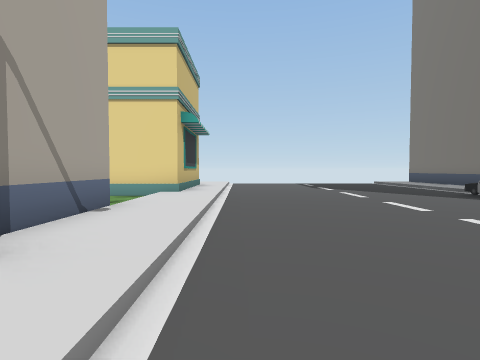
view 1 (above)

17 first-person views from a walk through a Unity game level. The camera is 1.3 m above the floor, tilts 2° down and sees 80° across. The floor is counted in squares, 2 m on a side. Each view is taken from the middle of a square. On the plan, view 1 faces up. The plan holds only what a view shows up to about 9 squares ahead; the rest is blank. The place goes on beyond the plan. The player character is not drawn. Some surface patterns are stand-ins.

view 2
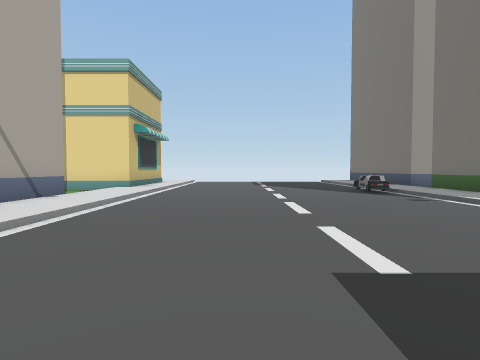

view 3
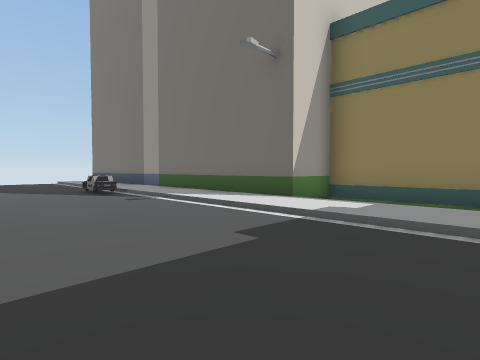

view 4
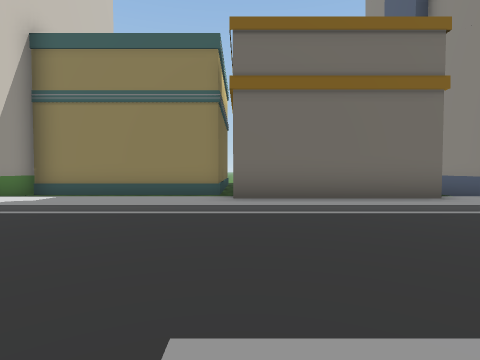

view 5
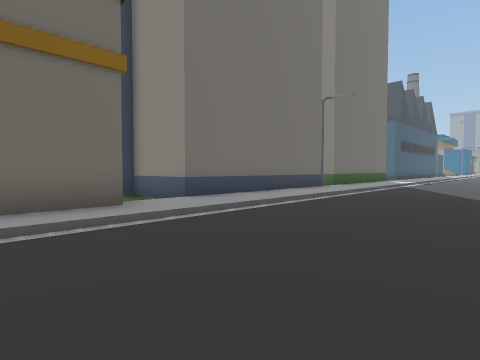

view 6
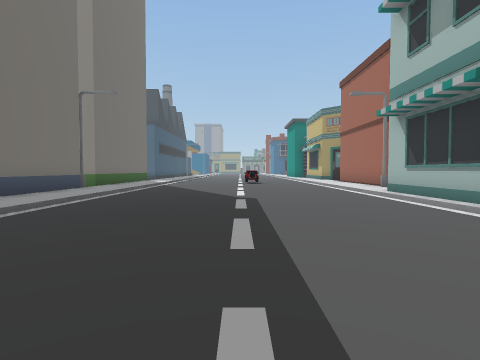

view 7
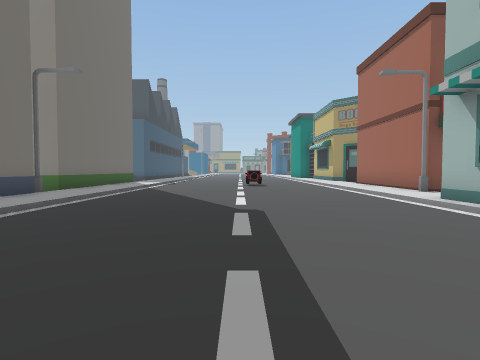

view 8
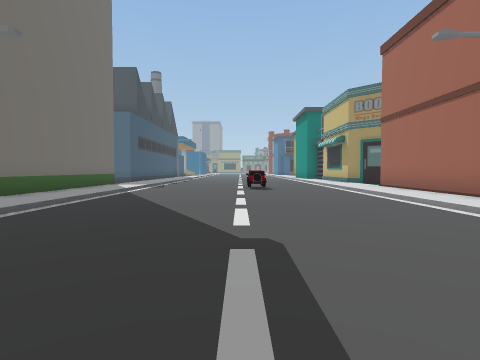

view 9
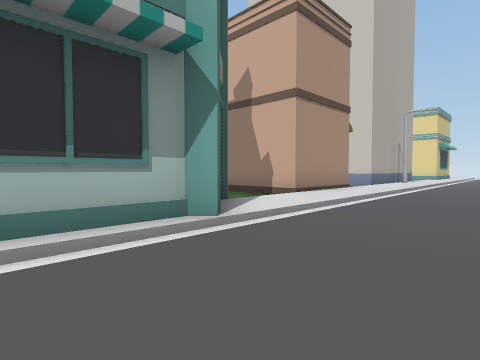

view 10
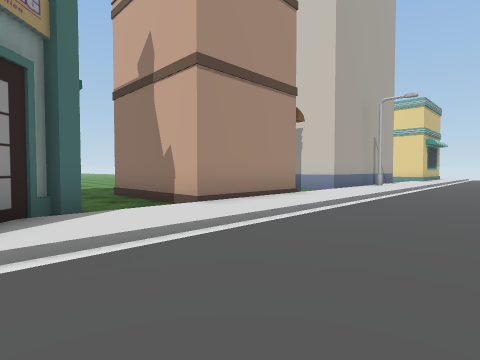

view 11
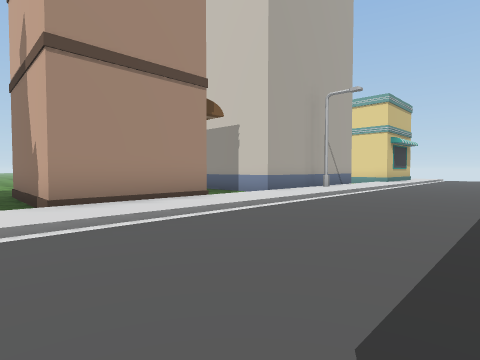

view 12
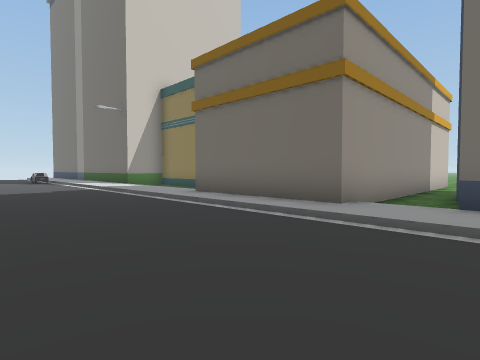

view 13
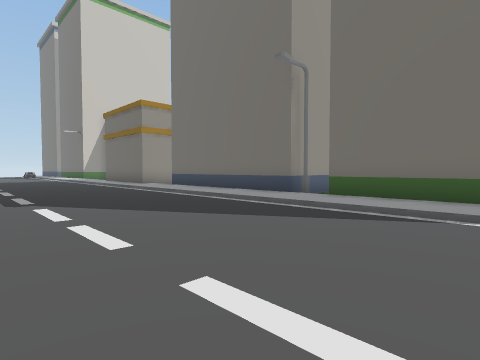

view 14
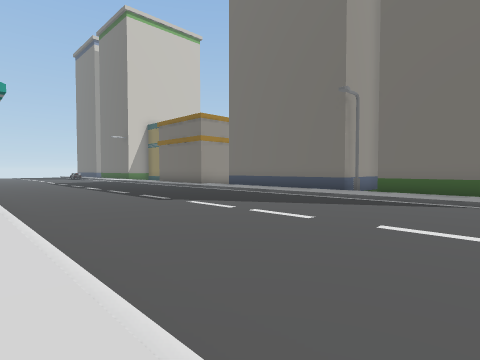

view 15
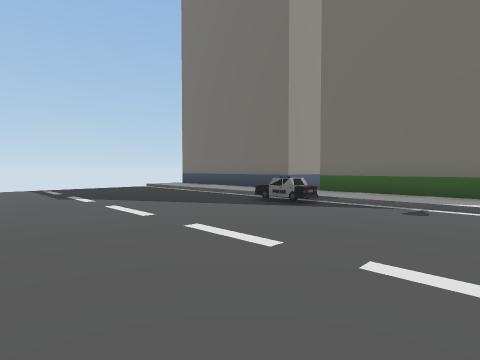

view 16
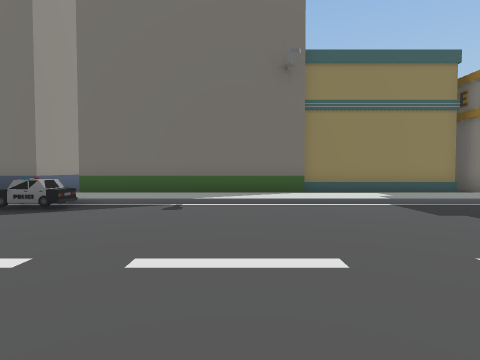

view 17
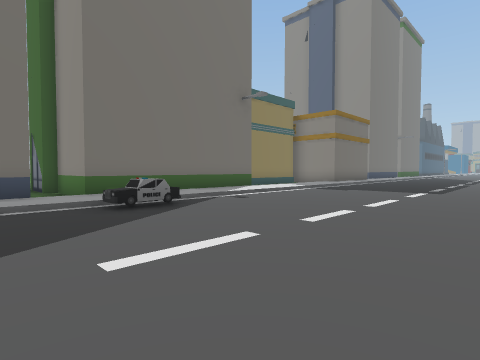

### Floor plan
Key: @ floor where view 1 was taken; # wall or solid block; . main floor; : floor 0.25 m higher than the main floor; / step, stairs or slope; ^ raised ledge; C car; B building; S streetlight; O other object.
Columns run from 6 left of view 1 to 14 right of it. Each row starts with its distance up from view 1.
  9     #:.......:B
  8     #:.......:BBB
  7    ^/:......C:BBBBB
  6    ./:......C:B
  5    B/:.......:B
  4     B:.......:B
  3     B:.......:B
  2     O:.......:SB
  1     B:.......:/.BBB
  0   BBB:@......:/.#
 -1   ../:.......:/.#
 -2    ./:.......:/.#
 -3     #:.......:/.#^
 -4     #:.......:BBB
 -5     #:.......:
 -6 .####:.......:
 -7 ..../:.......:
 -8    B/:.......:BBBBBBB
 -9     B:.......:/..B
-10      B.......:BBB
-11      B.......:B
-12      B.......:B
-13      B.......:B
-14      :.......:B
-15     S:.......:SBB
-16     #:.......:BB
-17     #:.......:B
-18     #:.......:B
-19     #:.......:B

Positions as (right, up) in squares from view 1, and headings:
1: (0, 0), facing up
2: (2, -2), facing up
3: (3, -2), facing up-right
4: (2, -4), facing right
5: (3, -6), facing down-right
6: (3, -6), facing down
7: (3, -8), facing down
8: (3, -10), facing down
9: (2, -12), facing up-left
10: (2, -9), facing up-left
11: (3, -7), facing up-left
12: (3, -10), facing up-right
13: (2, -19), facing up-right
14: (-1, -19), facing up-right
15: (1, 3), facing up-right
16: (1, 3), facing right
17: (1, 9), facing down-right
